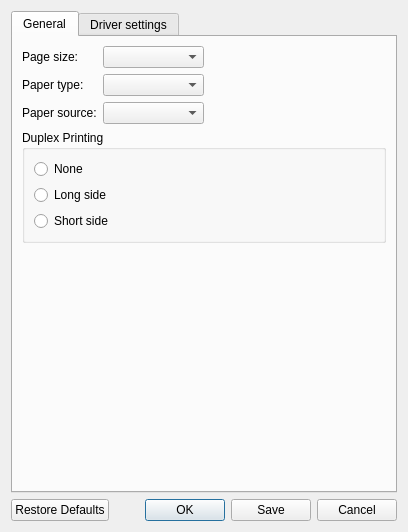
<ui version="4.0" >
 <class>CupsPrinterSettingsDialog</class>
 <widget class="QDialog" name="CupsPrinterSettingsDialog" >
  <property name="geometry" >
   <rect>
    <x>0</x>
    <y>0</y>
    <width>408</width>
    <height>532</height>
   </rect>
  </property>
  <property name="sizePolicy" >
   <sizepolicy vsizetype="Minimum" hsizetype="Preferred" >
    <horstretch>0</horstretch>
    <verstretch>0</verstretch>
   </sizepolicy>
  </property>
  <property name="windowTitle" >
   <string>Dialog</string>
  </property>
  <layout class="QVBoxLayout" name="verticalLayout_2" >
   <item>
    <widget class="QTabWidget" name="tabWidget" >
     <property name="sizePolicy" >
      <sizepolicy vsizetype="Minimum" hsizetype="Expanding" >
       <horstretch>0</horstretch>
       <verstretch>0</verstretch>
      </sizepolicy>
     </property>
     <property name="currentIndex" >
      <number>0</number>
     </property>
     <widget class="QWidget" name="tabGeneral" >
      <attribute name="title" >
       <string>General</string>
      </attribute>
      <layout class="QVBoxLayout" name="verticalLayout" >
       <item>
        <layout class="QHBoxLayout" name="horizontalLayout_2" >
         <item>
          <layout class="QGridLayout" name="gridLayout" >
           <item row="0" column="0" >
            <widget class="QLabel" name="label" >
             <property name="text" >
              <string>Page size:</string>
             </property>
            </widget>
           </item>
           <item row="0" column="1" >
            <widget class="QComboBox" name="cbPageSize" >
             <property name="sizePolicy" >
              <sizepolicy vsizetype="Fixed" hsizetype="Expanding" >
               <horstretch>0</horstretch>
               <verstretch>0</verstretch>
              </sizepolicy>
             </property>
            </widget>
           </item>
           <item row="1" column="0" >
            <widget class="QLabel" name="label_2" >
             <property name="text" >
              <string>Paper type:</string>
             </property>
            </widget>
           </item>
           <item row="1" column="1" >
            <widget class="QComboBox" name="cbMediaType" />
           </item>
           <item row="2" column="0" >
            <widget class="QLabel" name="label_3" >
             <property name="text" >
              <string>Paper source:</string>
             </property>
            </widget>
           </item>
           <item row="2" column="1" >
            <widget class="QComboBox" name="cbInputSlot" />
           </item>
          </layout>
         </item>
         <item>
          <spacer name="horizontalSpacer_2" >
           <property name="orientation" >
            <enum>Qt::Horizontal</enum>
           </property>
           <property name="sizeHint" stdset="0" >
            <size>
             <width>40</width>
             <height>20</height>
            </size>
           </property>
          </spacer>
         </item>
        </layout>
       </item>
       <item>
        <widget class="QGroupBox" name="gbDuplex" >
         <property name="title" >
          <string>Duplex Printing</string>
         </property>
         <layout class="QVBoxLayout" name="verticalLayout_3" >
          <item>
           <widget class="QRadioButton" name="rbNone" >
            <property name="text" >
             <string>None</string>
            </property>
           </widget>
          </item>
          <item>
           <widget class="QRadioButton" name="rbLong" >
            <property name="text" >
             <string>Long side</string>
            </property>
           </widget>
          </item>
          <item>
           <widget class="QRadioButton" name="rbShort" >
            <property name="text" >
             <string>Short side</string>
            </property>
           </widget>
          </item>
         </layout>
        </widget>
       </item>
       <item>
        <spacer name="verticalSpacer" >
         <property name="orientation" >
          <enum>Qt::Vertical</enum>
         </property>
         <property name="sizeHint" stdset="0" >
          <size>
           <width>20</width>
           <height>211</height>
          </size>
         </property>
        </spacer>
       </item>
      </layout>
     </widget>
     <widget class="QWidget" name="tabDriver" >
      <attribute name="title" >
       <string>Driver settings</string>
      </attribute>
      <layout class="QVBoxLayout" name="verticalLayout_5" >
       <item>
        <widget class="QSplitter" name="splitter" >
         <property name="enabled" >
          <bool>true</bool>
         </property>
         <property name="orientation" >
          <enum>Qt::Vertical</enum>
         </property>
         <property name="childrenCollapsible" >
          <bool>false</bool>
         </property>
         <widget class="QTreeWidget" name="ppdTree" >
          <property name="rootIsDecorated" >
           <bool>false</bool>
          </property>
          <property name="animated" >
           <bool>true</bool>
          </property>
          <property name="allColumnsShowFocus" >
           <bool>true</bool>
          </property>
          <property name="headerHidden" >
           <bool>true</bool>
          </property>
          <property name="expandsOnDoubleClick" >
           <bool>false</bool>
          </property>
          <column>
           <property name="text" >
            <string>Option</string>
           </property>
          </column>
          <column>
           <property name="text" >
            <string>Value</string>
           </property>
          </column>
         </widget>
         <widget class="QGroupBox" name="gbOptions" >
          <property name="title" >
           <string>No option selected</string>
          </property>
          <layout class="QVBoxLayout" name="verticalLayout_4" >
           <item>
            <widget class="QTreeWidget" name="optionsTree" >
             <property name="rootIsDecorated" >
              <bool>false</bool>
             </property>
             <property name="itemsExpandable" >
              <bool>false</bool>
             </property>
             <property name="headerHidden" >
              <bool>true</bool>
             </property>
             <property name="expandsOnDoubleClick" >
              <bool>false</bool>
             </property>
             <column>
              <property name="text" >
               <string>text</string>
              </property>
             </column>
            </widget>
           </item>
          </layout>
         </widget>
        </widget>
       </item>
      </layout>
     </widget>
    </widget>
   </item>
   <item>
    <widget class="QDialogButtonBox" name="buttonBox" >
     <property name="standardButtons" >
      <set>QDialogButtonBox::Cancel|QDialogButtonBox::Ok|QDialogButtonBox::RestoreDefaults|QDialogButtonBox::Save</set>
     </property>
     <property name="centerButtons" >
      <bool>false</bool>
     </property>
    </widget>
   </item>
  </layout>
 </widget>
 <resources/>
 <connections/>
</ui>
